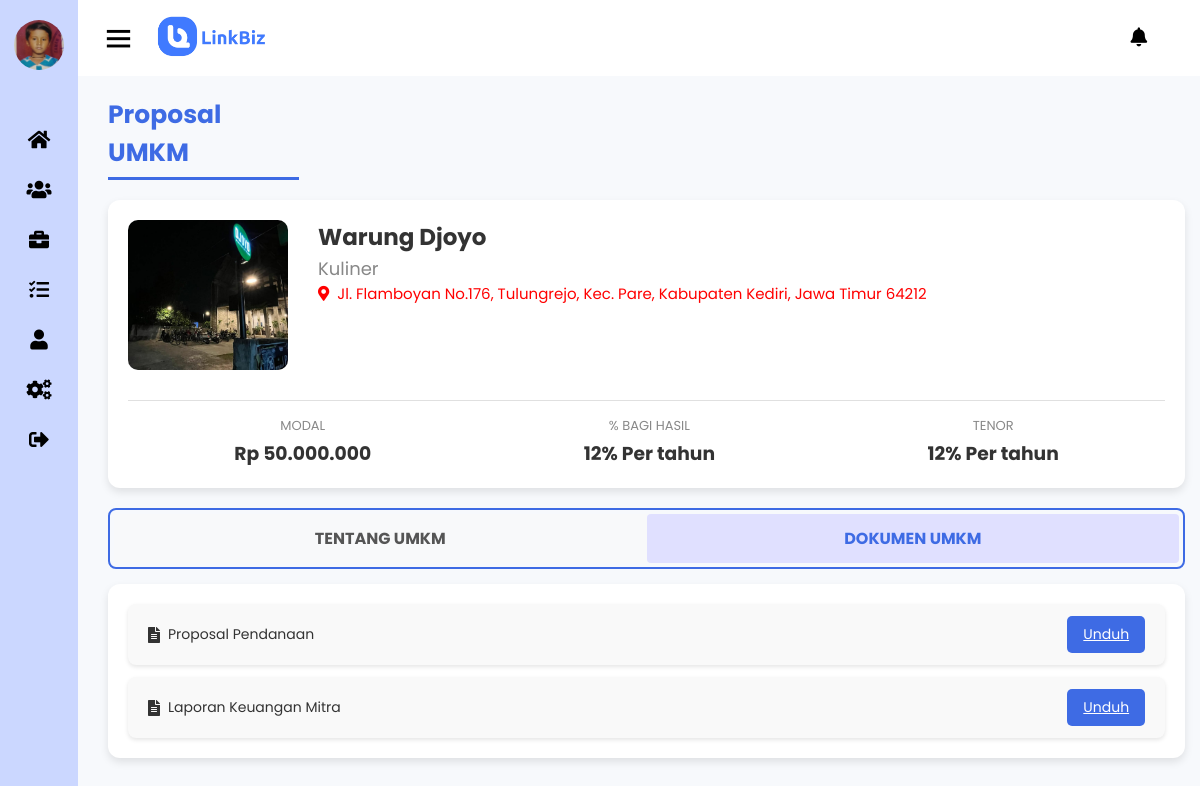
Screenshot of /proposalmitra/1/ (signed in) with the database file from the repository.
### Linkbiz/models.py (models this page shows, shortened)
class Profile_Investor(models.Model):
    user = models.OneToOneField(User, on_delete=models.CASCADE)
    fullname = models.CharField(max_length=255)
    email = models.EmailField(unique=True)
    phone = models.CharField(max_length=15)
    foto = models.ImageField(upload_to='foto_investor/')
    ktp = models.ImageField(upload_to='ktp_images/')
    npwp = models.CharField(max_length=20)
    no_rek = models.CharField(max_length=20)

class UMKM(models.Model):
    Jenis_umkm = models.CharField(max_length=150)
    nama_umkm = models.CharField(max_length=150)
    alamat_umkm = models.TextField()
    foto_umkm = models.ImageField(upload_to='foto_umkm/')
    deskripsi = models.TextField()
    dana = models.CharField(max_length=150)
    bagi_hasil = models.CharField(max_length=50, default="12% Per tahun")
    tenor = models.CharField(max_length=50, default="Per bulan")
    proposal = models.FileField(upload_to='proposals/')
    laporan_keuangan = models.FileField(upload_to='laporan_keuangan/')

### Linkbiz/views.py (the view)
# urls.py: path('proposalmitra/<int:umkm_id>/', views.proposalmitra_view, name='proposalmitra'),
def proposalmitra_view(request, umkm_id):
    try:
        profile_investor = Profile_Investor.objects.get(user=request.user)
    except Profile_Investor.DoesNotExist:
        return redirect('linkbiz:login')
    umkm = UMKM.objects.get(id=umkm_id)
    return render(request, 'investor/proposalmitra.html', {'profile_investor': profile_investor,'umkm': umkm})

### templates/investor/proposalmitra.html (shortened to what this page needs)
{% extends 'investor/0baseinvestor.html' %}
{% block content %}
{% load static %}
<div class="porto">
    <h2 style="margin-top: 20px; width: 17%;">Proposal UMKM</h2>
    <div class="profile-card">
      <div class="profile">
        <div class="avatar">
          <img src="{{ umkm.foto_umkm.url }}" alt="{{ umkm.nama_umkm }}">
        </div>
        <div class="info">
          <h3>{{ umkm.nama_umkm }}</h3>
              <p>{{umkm.Jenis_umkm}}</p>
              <p class="location" style="color: red; font-size: 15px;">
                  <span><i class="fas fa-map-marker-alt"></i></span> {{ umkm.alamat_umkm }}
              </p>
        </div>
      </div>
      <div class="details">
        <div class="detail">
          <p>MODAL</p>
        <h3>Rp {{ umkm.dana }}</h3>
        </div>
        <div class="detail">
          <p>% BAGI HASIL</p>
              <h3>{{ umkm.bagi_hasil }}</h3>
        </div>
        <div class="detail">
          <p>TENOR</p>
              <h3>{{umkm.bagi_hasil}}</h3>
        </div>
      </div>
    </div>
<div class="proposalmitra5">
    <a href="{% url 'linkbiz:tentangmitra' umkm.id %}" class="tab">TENTANG UMKM</a>
    <a href="{% url 'linkbiz:proposalmitra' umkm.id %}" class="tab active">DOKUMEN UMKM</a>
</div>
<div class="proposalmitra6">
  <div class="proposalmitra7">
      <p><i class="fas fa-file-alt"></i> Proposal Pendanaan</p>
      <a href="{% url 'linkbiz:download_file' 'proposal' umkm.id %}" class="proposalmitrabtn">Unduh</a>
  </div>
  <div class="proposalmitra7">
      <p><i class="fas fa-file-alt"></i> Laporan Keuangan Mitra</p>
      <a href="{% url 'linkbiz:download_file' 'laporan' umkm.id %}" class="proposalmitrabtn">Unduh</a>
  </div>
</div>
</div>
{% endblock %}

### templates/investor/0baseinvestor.html (shortened to what this page needs)
{% load static %}
<!DOCTYPE html>
<html lang="pt-br">
  <head>
    <link rel="stylesheet" href="{% static 'css/investor.css' %}">
    <link rel="stylesheet" href="https://cdnjs.cloudflare.com/ajax/libs/font-awesome/5.15.4/css/all.min.css" />
    <link href="https://unpkg.com/boxicons@2.0.7/css/boxicons.min.css" rel="stylesheet" />
  </head>
  <body>
    <div class="sidebar close">
      <div class="logo-details" style="text-align: center; display: flex; flex-direction: column; align-items: center;">
        {% if profile_investor.foto %}
          <img
            src="{{ profile_investor.foto.url }}"
            alt="profile-img"
            style="width: 50px; height: 50px; border-radius: 50%; display: block; margin-top: 20px;"
          />
        {% else %}
          <img
            src="{% static 'assets/LinkBiz.jpg' %}"
            alt="default-profile-img"
            style="width: 50px; height: 50px; border-radius: 50%; display: block; margin-top: 20px;"
          />
        {% endif %}
      </div>
      <br />
      <ul class="nav-links">
        <li>
          <a href="{% url 'linkbiz:dashboard' %}">
            <i class="fas fa-home"></i>
          </a>
        </li>
        <li>
          <a href="{% url 'linkbiz:daftarumkm' %}">
            <i class="fas fa-users"></i>
          </a>
        </li>
        <li>
          <a href="{% url 'linkbiz:portofolio' %}">
            <i class="fas fa-briefcase"></i>
          </a>
        </li>
        <li>
          <div class="iocn-link">
            <a href="{% url 'linkbiz:aktivitas' %}">
              <i class="fas fa-tasks"></i>
            </a>
          </div>
        </li>
        <li>
          <a href="{% url 'linkbiz:profile' %}">
            <i class="fas fa-user"></i>
          </a>
        </li>
        <li>
          <a href="{% url 'linkbiz:pengaturan' %}">
            <i class="fas fa-cogs"></i>
          </a>
        </li>
        <li>
          <a href="{% url 'linkbiz:logout' %}">
            <i class="fas fa-sign-out-alt"></i>
          </a>
        </li>
      </ul>
    </div>
    <section class="home-section">
      <header>
        <div class="home-content">
          <i class="bx bx-menu"></i>
          <img
            src="{% static 'assets/Home.png' %}"
            alt="Logo Admin"
            style="width: auto; height: 70px"
          />
        </div>
        <div class="right_area">
          <a href="{% url 'linkbiz:notif' %}" class="logonotif"><i class="fas fa-bell"></i></a>
        </div>
      </header>
      <main>
        {% block content %}
        {% endblock %}
      </main>
    </section>
  </body>
</html>

### rows the page displays
Profile_Investor: foto (picture)
UMKM: foto_umkm (picture), nama_umkm "Warung Djoyo", Jenis_umkm "Kuliner", alamat_umkm "Jl. Flamboyan No.176, Tulungrejo, Kec. Pare, Kabupaten Kediri, Jawa Timur 64212", dana "50.000.000", bagi_hasil "12% Per tahun"
